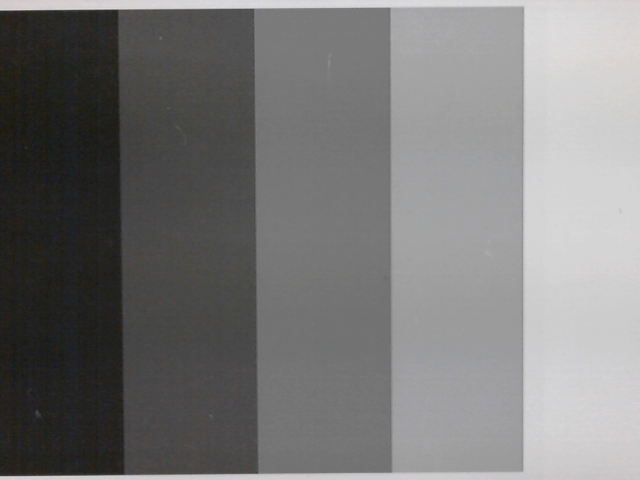
#> input picture sem3/tgki/versuch2/versuch2/versuch2-1_2.png, 640 x 480 px; the run also reads 3 pictures not shown here
$ jupyter execute --allow-errors main.ipynb
#> lines starting #> are read from the running program, lines starting #| are printed output that depends on the picture
# Versuch 2

[cell 1]
import numpy as np
import cv2
import matplotlib.pyplot as plt
import pandas as pd
from skimage.color import rgb2gray
from pathlib import Path

## Aufgabe 1

### Zuerst Das Bild einlesen, croppen dessen Graustufen isolieren und deren Mittelwerte und Standardabweichungen berechnen.

[cell 2]
#gw = cv2.imread("./grauwertkeil.png")
img = cv2.imread("./versuch2-1_2.png")
#> img is the input picture: shape (480, 640, 3); mean B, G, R 120.2, 120.7, 121.1
gray = cv2.cvtColor(img, cv2.COLOR_BGR2GRAY)
g = gray
gray_arr = np.zeros((gray.shape[1]), dtype=float)
#> gray_arr = 640 values from 0 to 0
gray_arr_mean = np.zeros(5, dtype=float)
gray_arr_std = np.zeros(5, dtype=float)
std_gray = np.zeros((gray.shape[1]), dtype=float)
#> std_gray = 640 values from 0 to 0

fig, axs = plt.subplots(2)
gray_val = 0

print(*[i for i in range(gray.shape[1])
        if not (gray_arr.__setitem__(i, np.mean(gray[:, i])) or
                std_gray.__setitem__(i, np.std(gray[:, i])))
                and i > 0 and abs(gray_arr[i-1] - gray_arr[i]) > 1], sep=", ")
#| 13, 15, 18, 21, 27, 36, 78, 98, 117, 118, 119, 120, 121, 122, 123, 124, 125, 254, 255, 256, 257, 258, 259, 389, 390, 391, 392, 393, 521, 522, 523, 524, 525, 526
# [5 lines of commented-out code are left out]

axs[0].plot(range(0,gray_arr.size), gray_arr)
axs[1].plot(range(0,std_gray.size), std_gray, color='navy')
axs[0].set_title("Mittlere Grauwerte des Grauwertkeilbilds")
axs[1].set_title("Standardabweichung des Grauwertkeilbilds")
plt.tight_layout()
plt.show()
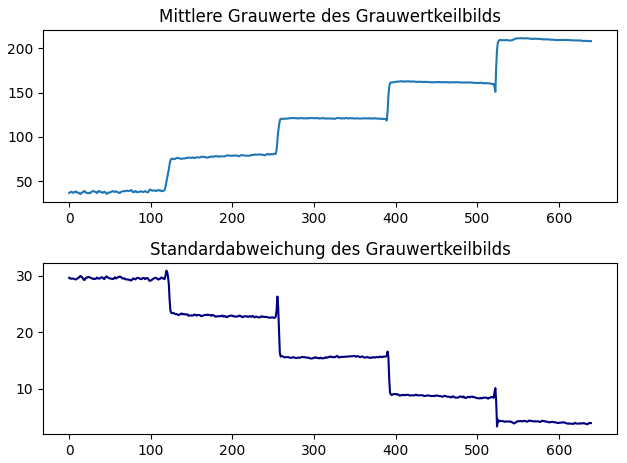
#> figure drawn by matplotlib, 2 panels; panel 1: curve peaks at x = 551, y = 211.3; panel 2: curve peaks at x = 119, y = 30.92
cv2.waitKey(0)
cv2.destroyAllWindows()

gray_arr_mean = [
            np.mean(gray[:,0:99]), np.mean(gray[:,106:235]), np.mean(gray[:,378:505]),
            np.mean(gray[:,242:371]), np.mean(gray[:,512:gray.shape[1]])
          ]
#> gray_arr_mean = [38.09, 73.27, 157.4, 116.5, 204.8]

gray_arr_std = [
            np.std(gray[:,0:99]), np.std(gray[:,106:235]), np.std(gray[:,242:371]),
            np.std(gray[:,378:505]), np.std(gray[:,512:gray.shape[1]])
        ]
#> gray_arr_std = [29.57, 26.76, 20.67, 15.82, 15.18]

print("\nMittelwerte:", [f"{i:.4f}" for i in gray_arr_mean])
#| Mittelwerte: ['38.0862', '73.2728', '157.3905', '116.5279', '204.7760']
print("Standardabweichungen:", [f"{i:.4f}" for i in gray_arr_std])
#| Standardabweichungen: ['29.5691', '26.7638', '20.6696', '15.8207', '15.1807']

## Aufgabe 2

### Alle Schwarzbilder einlesen und sie in Graubilder übersetzen.

[cell 3]
black_gray_val = []
def contrast(arr): return ((arr - np.min(arr)) / abs(np.max(arr) - np.min(arr))) * 255

#> (the rest of this cell did not finish here and is left out)

### Liest Dunkelbild ein, subtahiert von einem Eingabebild und gibt das korrigierte Bild aus.

[cell 4]
def DarkSubtractPic(picArr):
    black = cv2.cvtColor(cv2.imread(f"./mvpblack.png"), cv2.COLOR_BGR2GRAY)
    out = picArr - black
    cv2.imwrite('./DarkSubtractPic.png', out)
    return out
#plt.imshow(gray, cmap='gray',vmax=255,vmin=0)
#> (the rest of this cell did not finish here and is left out)

## Aufgabe 3

### 10 Weißbilder einlesen, ihren Mittelwert berechnen, und davon das Dunkelbild berechnen.

[cell 5]
white_gray_val = []
#> white_gray_val = []

#> (the rest of this cell did not finish here and is left out)

### Normierung mit Weißbild

[cell 6]
def white_norm(arr):
    normed_white = cv2.cvtColor(cv2.imread("./mvpwhite.png"), cv2.COLOR_BGR2GRAY).astype(np.float64)
    normed_white /= np.mean(normed_white)
    out = DarkSubtractPic(arr) / normed_white
    cv2.imwrite("./wNorm.png", out)
    return out
#> (the rest of this cell did not finish here and is left out)

## Aufgabe 4 - Pixelfehler

#> (a cell that did not finish here is left out)

## Anwendung Grauwertkeil

#> (a cell that did not finish here is left out)

## Means und Stds

[cell 9]
g_mean_corr = np.zeros(5, dtype=float)
#> g_mean_corr = [0, 0, 0, 0, 0]
g_std_corr = np.zeros(5, dtype=float)
#> (the rest of this cell did not finish here and is left out)

[cell 10]
fig, splt = plt.subplots(2)
gw = 0
cgv = np.full((gray.shape[1]), 0, dtype=float)
#> cgv = 640 values from 0 to 0
#> (the rest of this cell did not finish here and is left out)
